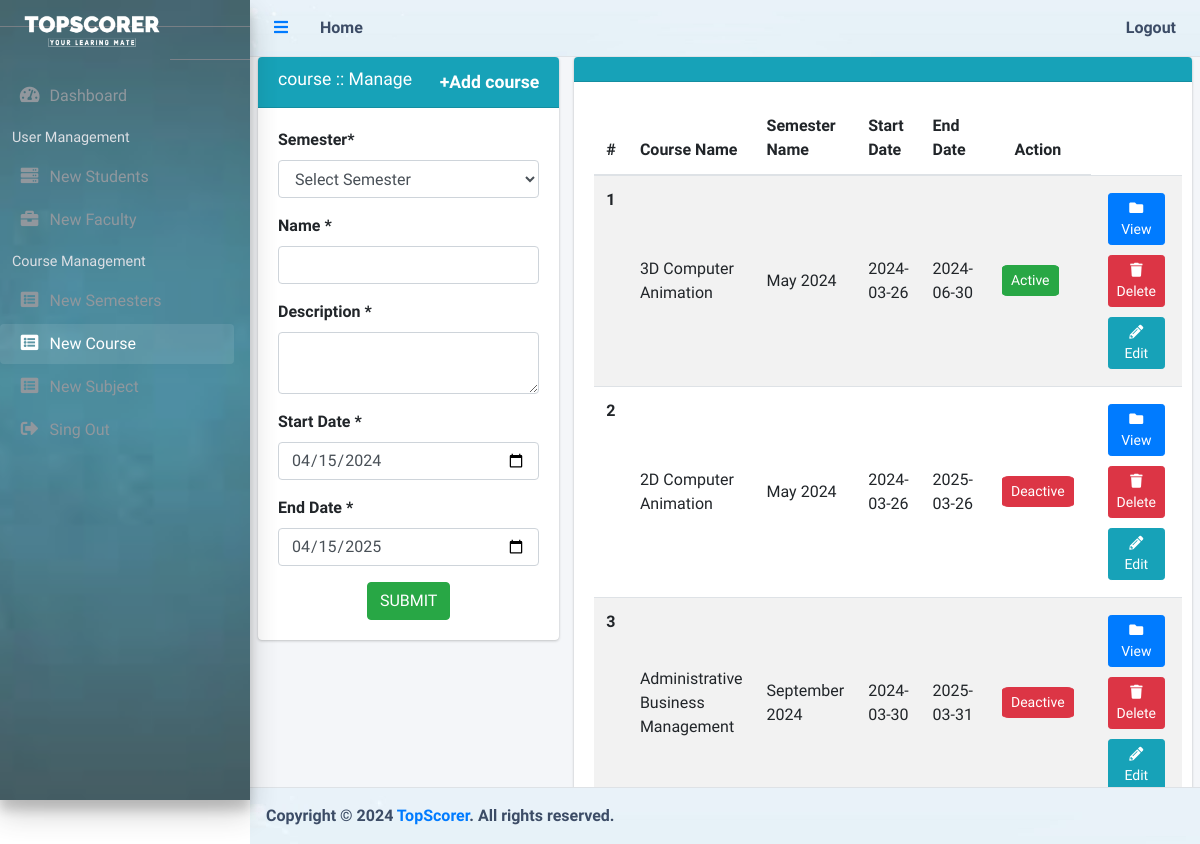
Before: /admin/course.php (signed in) with the older database file.
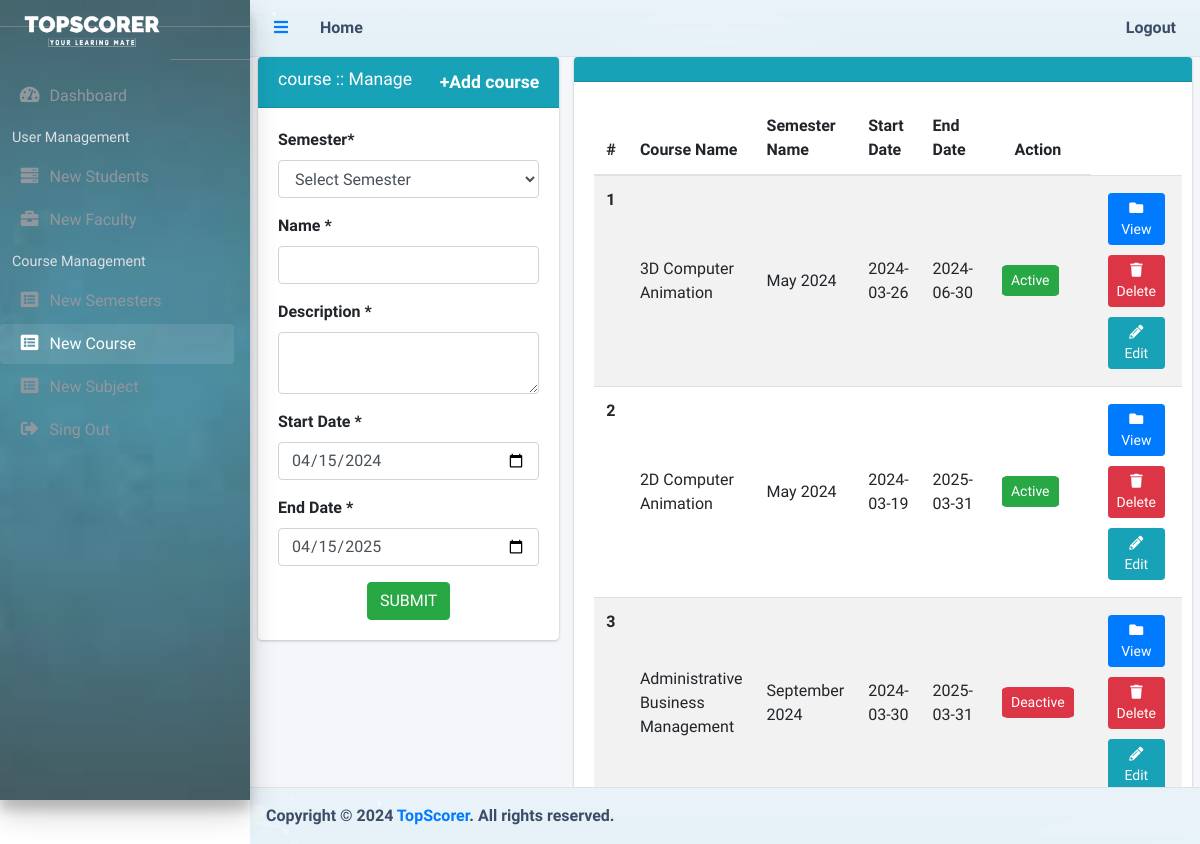
After: the same page with the newer database file.
### tables this page shows
CREATE TABLE `courses` (
  `course_id` int(11) NOT NULL,
  `course_name` varchar(255) NOT NULL,
  `course_description` text NOT NULL,
  `start_date` date NOT NULL,
  `end_date` date NOT NULL,
  `status` enum('0','1') NOT NULL,
  `semester_id` int(11) NOT NULL
);

CREATE TABLE `semesters` (
  `semester_id` int(11) NOT NULL,
  `semester_name` varchar(255) NOT NULL
);

### admin/course.php (the view, shortened to what the changed rows need)
<?php
   require_once "admin_session.php";
?>
<!DOCTYPE html>
<html lang="en">
  <head>
    <?php include('theme/header_css.php'); ?>
  <head>
  <body class="hold-transition sidebar-mini layout-fixed">
    <div id="wrapper">
      <?php include('theme/sidebar.php');?>
        <div class="content-wrapper">
          <section class="content" >
            <div class="row" >
              <div class="col-md-8" >
                <?php
                  if($conn) {
                    $sql1 = "SELECT * FROM courses";
                    $result1 = mysqli_query($conn, $sql1);
                    $inumber=0;
                    if (mysqli_num_rows($result1)>0){
                ?>
                <div class="card card-info" >
                  <div class="card-body">
                    <table class="table table-striped projects">
                      <thead>
                        <tr>
                          <th scope="col">#</th>
                          <th scope="col">Course Name</th>
                          <th scope="col">Semester Name</th>
                          <th scope="col">Start Date</th>
                          <th scope="col">End Date</th>
                          <th scope="col" class="text-center">Action</th>
                        </tr>
                      </thead>
                      <tbody>
                        <?php
                          while($row = mysqli_fetch_assoc($result1)) {
                            $inumber++;
                            $semesterName="";
                            $semid=$row['semester_id'];
                            $sqlSem = "SELECT semester_name FROM semesters WHERE semester_id=$semid";
                            $resultSem = mysqli_query($conn, $sqlSem);
                            if (mysqli_num_rows($resultSem)>0){
                                $rowSem = mysqli_fetch_assoc($resultSem);
                                $semesterName=$rowSem['semester_name'];
                            }
                        ?>
                        <tr>
                          <th scope="row"><?php echo $inumber;?></th>
                          <td><?php echo $row['course_name'];?></td>
                          <td><?php echo $semesterName;?></td>
                          <td><?php echo $row['start_date'];?></td>
                          <td><?php echo $row['end_date'];?></td>
                          <td>
                            <?php if($row['status']==1){?>
                              <a class="btn btn-success btn-sm active_deactive" data-id="<?php echo $row['course_id'];?>" data-status="<?php echo $row['status'];?>" style="margin:5px;border-radius:10%" >
                                Active
                              </a>
                            <?php }else if($row['status']==0){?>
                              <a class="btn btn-danger btn-sm active_deactive" data-id="<?php echo $row['course_id'];?>" data-status="<?php echo $row['status'];?>" style="margin:5px;border-radius:10%" >
                                Deactive
                              </a>
                            <?php }?>
                          </td>
                          <td class="project-actions text-right" >
                            <a class="btn btn-primary btn-sm modalLink" href="#myModal" style="margin:5px;" data-toggle="modal" data-target="#myModal" data-id="<?php echo $row['course_id']; ?>" data-name="<?php echo $row['course_name']; ?>" data-description="<?php echo $row['course_description']; ?>" data-start_date="<?php echo $row['start_date']; ?>" data-end_date="<?php echo $row['end_date']; ?>" data-semester="<?php echo $semesterName; ?>">
                                <i class="fas fa-folder">
                                </i>
                                View
                            </a>
                            <a class="btn btn-danger btn-sm itemDelete" href="#" data-id="<?php echo $row['course_id'];?> " style="margin:5px;">
                              <i class="fas fa-trash">
                              </i>
                              Delete
                            </a>
                            <a class="btn btn-info btn-sm" href="course.php?editId=<?php echo $row['course_id'];?>" style="margin:5px;">
                              <i class="fas fa-pencil-alt">
                              </i>
                               Edit
                            </a>
                          </td>
                        </tr>
                        <?php } ?>
                      </tbody>
                    </table>
                  </div>
                </div>
              <?php } } ?>
              </div>
            </div>
          </section>
        </div>
    </div>
  </body>
</html>

### admin/theme/sidebar.php (shortened to what the changed rows need)
<aside class="main-sidebar sidebar-dark-primary elevation-4" style="background-image:url('theme/dist/img/sidbar_bg.jpg');opacity: 0.75;background-position: center;background-repeat: no-repeat;background-size: cover; padding-bottom: 40px; ">
  <a href="index.php" class="brand-link">
    <img src="theme/dist/img/logo.png" alt="TopScorer" class="brand-image " >
  </a>
</aside>

Changed rows visible on the page:
changed courses "2D Computer Animation": start_date "2024-03-26" → "2024-03-19"; end_date "2025-03-26" → "2025-03-31"; status "Deactive" → "Active"
